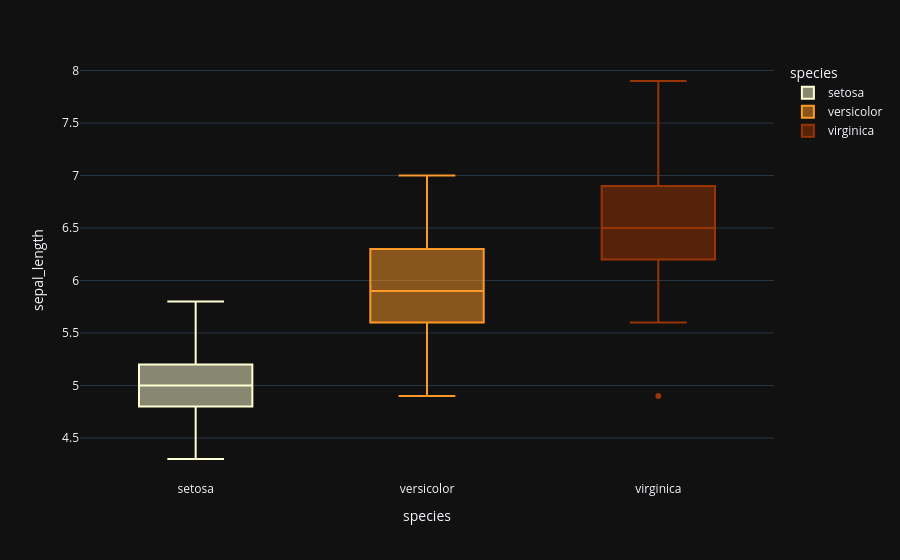

Write notebook code for a chart like this one.
### Code cell
fig = px.box(data_frame=iris, x='species',y='sepal_length',color='species',color_discrete_sequence=['#ffffd4 ','#fe9929 ','#993404 '], template='plotly_dark',orientation='v')

fig.show()

### Figure 1 — Plotly figure (JSON) as saved in the notebook; plotly's stock layout.template omitted (floating-point values rounded to 4 significant figures)
{"data": [{"alignmentgroup": "True", "hovertemplate": "species=%{x}<br>sepal_length=%{y}<extra></extra>", "legendgroup": "setosa", "marker": {"color": "#ffffd4 "}, "name": "setosa", "notched": false, "offsetgroup": "setosa", "orientation": "v", "showlegend": true, "x": ["setosa", "setosa", "setosa", "setosa", "setosa", "setosa", "setosa", "setosa", "setosa", "setosa", "setosa", "setosa", "setosa", "setosa", "setosa", "setosa", "setosa", "setosa", "setosa", "setosa", "setosa", "setosa", "setosa", "setosa", "setosa", "setosa", "setosa", "setosa", "setosa", "setosa", "setosa", "setosa", "setosa", "setosa", "setosa", "setosa", "setosa", "setosa", "setosa", "setosa", "setosa", "setosa", "setosa", "setosa", "setosa", "setosa", "setosa", "setosa", "setosa", "setosa"], "x0": " ", "xaxis": "x", "y": [5.1, 4.9, 4.7, 4.6, 5.0, 5.4, 4.6, 5.0, 4.4, 4.9, 5.4, 4.8, 4.8, 4.3, 5.8, 5.7, 5.4, 5.1, 5.7, 5.1, 5.4, 5.1, 4.6, 5.1, 4.8, 5.0, 5.0, 5.2, 5.2, 4.7, 4.8, 5.4, 5.2, 5.5, 4.9, 5.0, 5.5, 4.9, 4.4, 5.1, 5.0, 4.5, 4.4, 5.0, 5.1, 4.8, 5.1, 4.6, 5.3, 5.0], "y0": " ", "yaxis": "y", "type": "box"}, {"alignmentgroup": "True", "hovertemplate": "species=%{x}<br>sepal_length=%{y}<extra></extra>", "legendgroup": "versicolor", "marker": {"color": "#fe9929 "}, "name": "versicolor", "notched": false, "offsetgroup": "versicolor", "orientation": "v", "showlegend": true, "x": ["versicolor", "versicolor", "versicolor", "versicolor", "versicolor", "versicolor", "versicolor", "versicolor", "versicolor", "versicolor", "versicolor", "versicolor", "versicolor", "versicolor", "versicolor", "versicolor", "versicolor", "versicolor", "versicolor", "versicolor", "versicolor", "versicolor", "versicolor", "versicolor", "versicolor", "versicolor", "versicolor", "versicolor", "versicolor", "versicolor", "versicolor", "versicolor", "versicolor", "versicolor", "versicolor", "versicolor", "versicolor", "versicolor", "versicolor", "versicolor", "versicolor", "versicolor", "versicolor", "versicolor", "versicolor", "versicolor", "versicolor", "versicolor", "versicolor", "versicolor"], "x0": " ", "xaxis": "x", "y": [7.0, 6.4, 6.9, 5.5, 6.5, 5.7, 6.3, 4.9, 6.6, 5.2, 5.0, 5.9, 6.0, 6.1, 5.6, 6.7, 5.6, 5.8, 6.2, 5.6, 5.9, 6.1, 6.3, 6.1, 6.4, 6.6, 6.8, 6.7, 6.0, 5.7, 5.5, 5.5, 5.8, 6.0, 5.4, 6.0, 6.7, 6.3, 5.6, 5.5, 5.5, 6.1, 5.8, 5.0, 5.6, 5.7, 5.7, 6.2, 5.1, 5.7], "y0": " ", "yaxis": "y", "type": "box"}, {"alignmentgroup": "True", "hovertemplate": "species=%{x}<br>sepal_length=%{y}<extra></extra>", "legendgroup": "virginica", "marker": {"color": "#993404 "}, "name": "virginica", "notched": false, "offsetgroup": "virginica", "orientation": "v", "showlegend": true, "x": ["virginica", "virginica", "virginica", "virginica", "virginica", "virginica", "virginica", "virginica", "virginica", "virginica", "virginica", "virginica", "virginica", "virginica", "virginica", "virginica", "virginica", "virginica", "virginica", "virginica", "virginica", "virginica", "virginica", "virginica", "virginica", "virginica", "virginica", "virginica", "virginica", "virginica", "virginica", "virginica", "virginica", "virginica", "virginica", "virginica", "virginica", "virginica", "virginica", "virginica", "virginica", "virginica", "virginica", "virginica", "virginica", "virginica", "virginica", "virginica", "virginica", "virginica"], "x0": " ", "xaxis": "x", "y": [6.3, 5.8, 7.1, 6.3, 6.5, 7.6, 4.9, 7.3, 6.7, 7.2, 6.5, 6.4, 6.8, 5.7, 5.8, 6.4, 6.5, 7.7, 7.7, 6.0, 6.9, 5.6, 7.7, 6.3, 6.7, 7.2, 6.2, 6.1, 6.4, 7.2, 7.4, 7.9, 6.4, 6.3, 6.1, 7.7, 6.3, 6.4, 6.0, 6.9, 6.7, 6.9, 5.8, 6.8, 6.7, 6.7, 6.3, 6.5, 6.2, 5.9], "y0": " ", "yaxis": "y", "type": "box"}], "layout": {"xaxis": {"anchor": "y", "domain": [0.0, 1.0], "title": {"text": "species"}, "categoryorder": "array", "categoryarray": ["setosa", "versicolor", "virginica"]}, "yaxis": {"anchor": "x", "domain": [0.0, 1.0], "title": {"text": "sepal_length"}}, "legend": {"title": {"text": "species"}, "tracegroupgap": 0}, "margin": {"t": 60}, "boxmode": "overlay"}}
